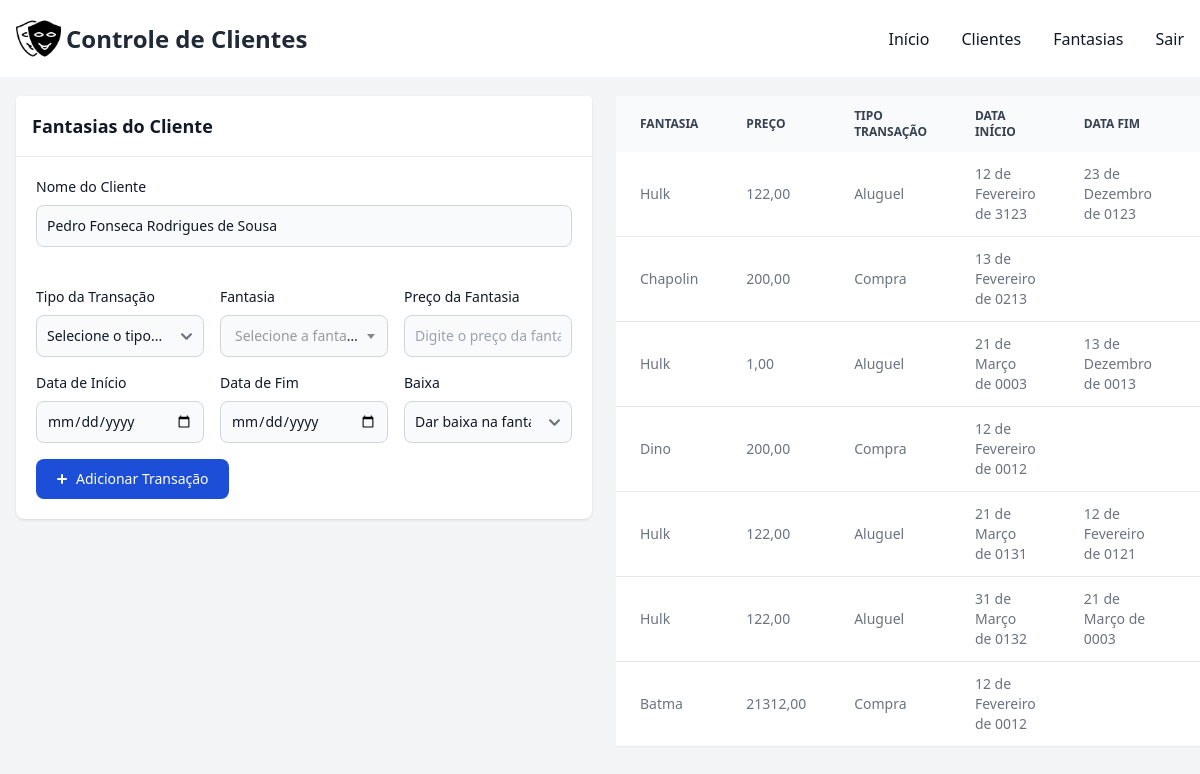
The app's page /controle/clientes/fantasias/baixa/38/ (signed in) with its own data.
### controle/models.py (models this page shows, shortened)
class Cliente(models.Model):
    usuario = models.ForeignKey(User, on_delete=models.CASCADE)
    nome_cliente = models.CharField(max_length=100, null=False)
    cpf_cliente = models.CharField(max_length=18, null=False)
    tel_cliente = models.CharField(max_length=14, null=False)
    tel2_cliente = models.CharField(max_length=14, null=True, blank=True)
    logradouro_cliente = models.CharField(max_length=150, null=False)
    num_logradouro = models.CharField(max_length=15, null=False)
    complemento_logradouro = models.CharField(max_length=100, blank=True, null=True)
    bairro_logradouro = models.CharField(max_length=100, blank=True, null=True)
    uf_logradouro = models.CharField(max_length=2, blank=True, null=True)
    municipio_logradouro = models.CharField(max_length=100, blank=True, null=True)
    data_nasc_cliente = models.DateField(blank=True, null=True)
    cep_cliente = models.CharField(max_length=9, blank=True)
    email_cliente = models.CharField(max_length=80, blank=True)
    observacao_cliente = models.TextField(blank=True, null=True)
    class Meta:
        constraints = [
            UniqueConstraint(fields=['cpf_cliente', 'usuario'], name='unique_cliente_cpf_usuario')
        ]

class ClienteFantasia(models.Model):
    cliente = models.ForeignKey(Cliente, on_delete=models.CASCADE)
    fantasia = models.ForeignKey(Fantasia, on_delete=models.CASCADE)
    preco_fantasia = models.DecimalField(max_digits=10, decimal_places=2, blank=True, null=True)
    data_inicio_fantasia = models.DateField()
    data_fim_fantasia = models.DateField(blank=True, null=True)
    tipo_transacao = models.CharField(max_length=1, null=False)
    baixa_fantasia = models.CharField(max_length=1, null=False)

class Fantasia(models.Model):
    usuario = models.ForeignKey(User, on_delete=models.CASCADE)
    nome_fantasia = models.CharField(max_length=60, unique=True)
    preco_venda = models.DecimalField(max_digits=10, decimal_places=2, blank=True, null=True)
    preco_aluguel = models.DecimalField(max_digits=10, decimal_places=2, blank=True, null=True)
    tipo_fantasia = models.ForeignKey(Tipo, on_delete=models.CASCADE)

### controle/views.py (the view)
# urls.py: path('clientes/fantasias/baixa/<int:id_cliente_fantasia>/', views.set_baixa_fantasia_cliente, name='set_baixa_fantasia_cliente'),
@login_required(login_url="/controle/login")
def set_baixa_fantasia_cliente(request, id_cliente_fantasia):
    cliente_fantasia = get_object_or_404(ClienteFantasia, pk=id_cliente_fantasia)
    if cliente_fantasia.baixa_fantasia == 'S':
        cliente_fantasia.baixa_fantasia = 'N'
    else:
        cliente_fantasia.baixa_fantasia = 'S'
    cliente_fantasia.save()
    sessao = request.user
    transacoes = ClienteFantasia.objects.filter(cliente__usuario = sessao, cliente__id = cliente_fantasia.cliente.id)
    cliente = Cliente.objects.get(pk=cliente_fantasia.cliente.id)
    fantasias = Fantasia.objects.filter(usuario=sessao)
    context = {
        'transacoes': transacoes,
        'cliente': cliente,
        'fantasias': fantasias,
    }
    return render(request, 'fantasias_cliente.html', context)

### controle/templates/fantasias_cliente.html (shortened to what this page needs)
{% extends "base.html" %}
{% block conteudo %}
<div class="flex">
    <div class="relative pt-4 pl-4 pr-116 w-3/6 max-h-full">
        <div class="fixed w-[48%] bg-white rounded-lg shadow">
            <div class="top-0 z-50 bg-white border-b border-gray-200 p-4 rounded-t">
                <div class="flex items-center justify-between">
                    <h3 class="text-lg font-semibold text-gray-900">
                        Fantasias do Cliente
                    </h3>
                </div>
            </div>
            <div class="col-span-6 p-4 md:p-5">
                <label class="block mb-2 text-sm font-medium text-gray-900">Nome do Cliente</label>
                <input type="text" value="{{cliente.nome_cliente}}" disabled="disabled" name="nomeCF" id="nomeCF" class="bg-gray-50 border border-gray-300 text-gray-900 text-sm rounded-lg focus:ring-primary-600 focus:border-primary-600 block w-full p-2.5" readonly>
            </div>
            <form
            class="p-4 md:p-5"
            id="fantasia-form"
            >
                <div class="grid gap-4 mb-4 grid-cols-6">
                    <div class="col-span-6 sm:col-span-2">
                        <label class="block mb-2 text-sm font-medium text-gray-900">Tipo da Transação</label>
                        <select name="tipo_transacao" id="tipo_transacao" class="bg-gray-50 border border-gray-300 text-gray-900 text-sm rounded-lg focus:ring-primary-600 focus:border-primary-600 block w-full p-2.5" required="" onchange="toggleDataFim()">
                            <option value="" disabled selected>Selecione o tipo...</option>
                        </select>
                    </div>
                    <div class="col-span-6 sm:col-span-2">
                        <label class="block mb-2 text-sm font-medium text-gray-900">Fantasia</label>
                    </div>
                    <div class="col-span-6 sm:col-span-2">
                        <label class="block mb-2 text-sm font-medium text-gray-900">Preço da Fantasia</label>
                        <input type="text" name="preco_fantasia" id="preco_fantasia" class="bg-gray-50 border border-gray-300 text-gray-900 text-sm rounded-lg focus:ring-primary-600 focus:border-primary-600 block w-full p-2.5" placeholder="Digite o preço da fantasia..." required="">
                    </div>
                </div>
                <div class="grid gap-4 mb-4 grid-cols-6">
                    <div class="col-span-6 sm:col-span-2">
                        <label class="block mb-2 text-sm font-medium text-gray-900">Data de Início</label>
                        <input type="date" name="data_inicio_fantasia" id="data_inicio_fantasia" class="bg-gray-50 border border-gray-300 text-gray-900 text-sm rounded-lg focus:ring-primary-600 focus:border-primary-600 block w-full p-2.5">
                    </div>
                    <div class="col-span-6 sm:col-span-2" id="data_fim_fantasia_div">
                        <label class="block mb-2 text-sm font-medium text-gray-900">Data de Fim</label>
                        <input type="date" name="data_fim_fantasia" id="data_fim_fantasia" class="bg-gray-50 border border-gray-300 text-gray-900 text-sm rounded-lg focus:ring-primary-600 focus:border-primary-600 block w-full p-2.5" required="">
                    </div>
                    <div class="col-span-6 sm:col-span-2">
                        <label class="block mb-2 text-sm font-medium text-gray-900">Baixa</label>
                        <select name="baixa_fantasia" id="baixa_fantasia" class="bg-gray-50 border border-gray-300 text-gray-900 text-sm rounded-lg focus:ring-primary-600 focus:border-primary-600 block w-full p-2.5" required="" onchange="toggleDataFim()">
                            <option value="S" disabled selected>Dar baixa na fantasia...</option>
                        </select>
                    </div>
                </div>
                <button data-cliente-id="{{ cliente.id }}" class="text-white inline-flex items-center bg-blue-700 hover:bg-blue-800 focus:ring-4 focus:outline-none focus:ring-blue-300 font-medium rounded-lg text-sm px-5 py-2.5 text-center" onclick="adicionarTransacao(this)">
                    <svg class="me-1 -ms-1 w-5 h-5" fill="currentColor" viewBox="0 0 20 20" xmlns="http://www.w3.org/2000/svg"><path fill-rule="evenodd" d="M10 5a1 1 0 011 1v3h3a1 1 0 110 2h-3v3a1 1 0 11-2 0v-3H6a1 1 0 110-2h3V6a1 1 0 011-1z" clip-rule="evenodd"></path></svg>
                    Adicionar Transação
                </button>
            </form>
        </div>
    </div>
    <div class="relative overflow-x-auto sm:rounded-lg w-3/6 p-4">
        <table class="w-full text-sm text-left rtl:text-right text-gray-500 ">
            <thead class="text-xs text-gray-700 uppercase bg-gray-50">
                <tr>
                    <th scope="col" class="px-6 py-3 w-1/4">
                        Fantasia
                    </th>
                    <th scope="col" class="px-6 py-3">
                        Preço
                    </th>
                    <th scope="col" class="px-6 py-3">
                        Tipo Transação
                    </th>
                    <th scope="col" class="px-6 py-3">
                        Data Início
                    </th>
                    <th scope="col" class="px-6 py-3">
                        Data Fim
                    </th>
                    <th scope="col" class="px-6 py-3">
                    </th>
                </tr>
            </thead>
            <tbody>
                {% for transacao in transacoes %}
                <tr class="bg-white border-b">
                    <td class="px-6 py-3 w-1/4">
                        {{ transacao.fantasia.nome_fantasia }}
                    </td>
                    <td class="px-6 py-3">
                        {{ transacao.preco_fantasia }}
                    </td>
                    <td class="px-6 py-3">
                        {% if transacao.tipo_transacao == "A" %}
                            Aluguel
                        {% elif transacao.tipo_transacao == "C" %}
                            Compra
                        {% endif %}
                    </td>
                    <td class="px-6 py-3">
                        {{ transacao.data_inicio_fantasia }}
                    </td>
                    <td class="px-6 py-3">
                        {% if transacao.data_fim_fantasia == None %}
                        {% else %}
                        {{ transacao.data_fim_fantasia }}
                        {% endif %}
                    </td>
                    <td class="px-8 py-3">
                    </td>
                </tr>
                {% endfor %}
            </tbody>
        </table>
    </div>
</div>
{% load static %}
{% endblock %}

### records on screen
Cliente: nomeCF "Pedro Fonseca Rodrigues de Sousa"
ClienteFantasia: tipo_transacao "Aluguel"
ClienteFantasia: tipo_transacao "Compra"
ClienteFantasia: tipo_transacao "Aluguel"
ClienteFantasia: tipo_transacao "Compra"
ClienteFantasia: tipo_transacao "Aluguel"
ClienteFantasia: tipo_transacao "Aluguel"
ClienteFantasia: tipo_transacao "Compra"
